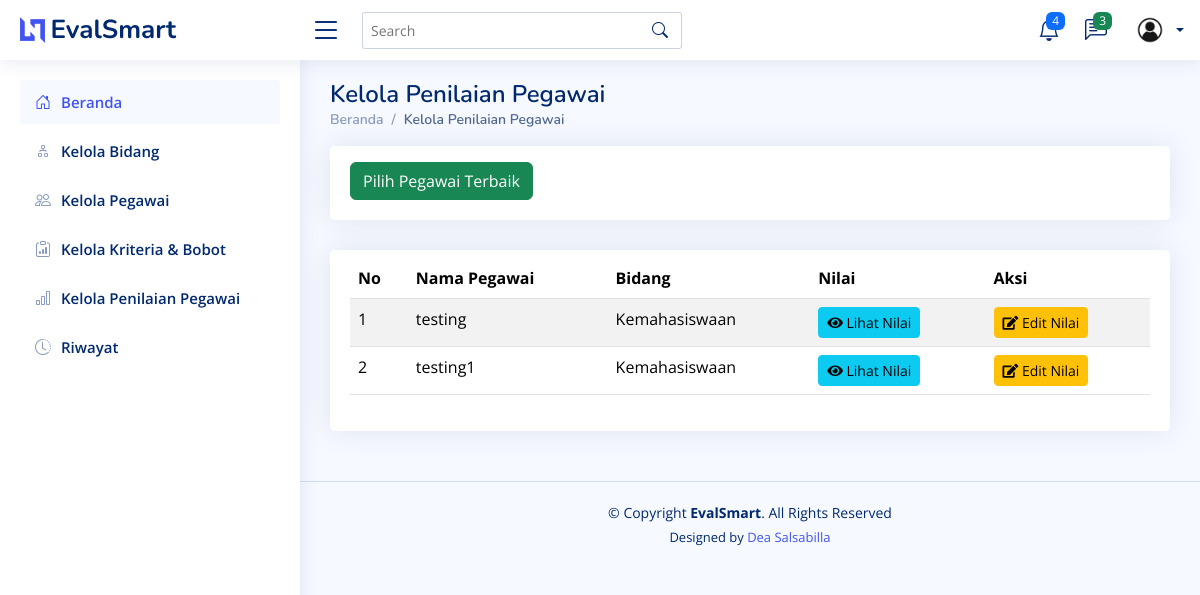
The page /penilaian/ on the database as committed earlier.
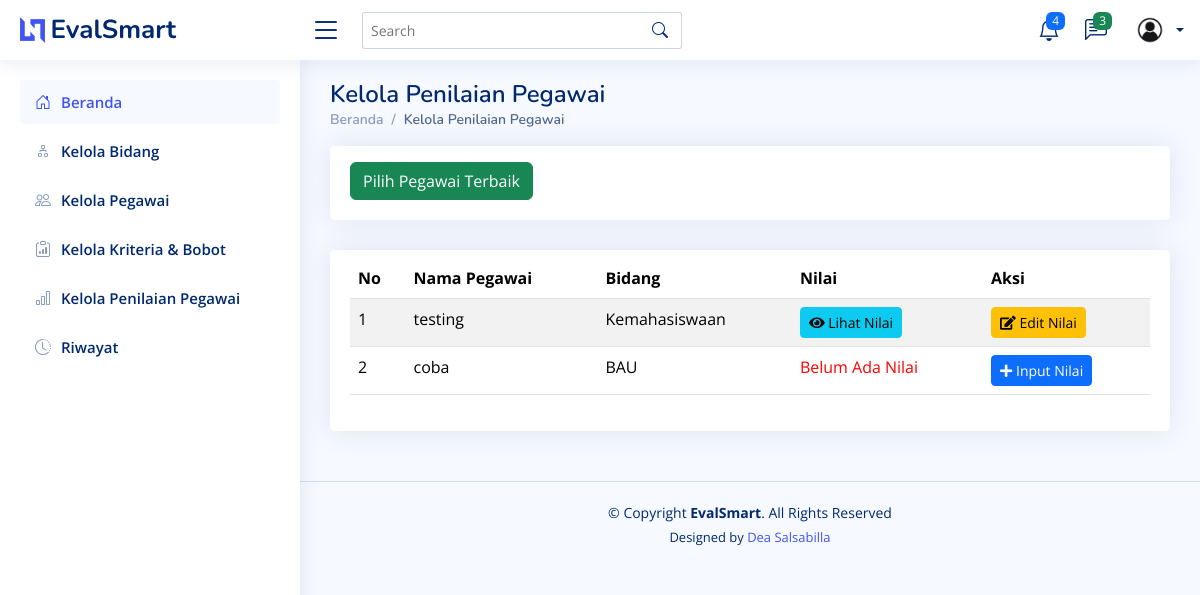
The same page on the database as committed later.
### testing/models.py (models this page shows, shortened)
class Penilaian(models.Model):
    id = models.AutoField(primary_key=True)  # ID otomatis
    nama = models.ForeignKey('Pegawai', on_delete=models.CASCADE)  # Relasi ke tabel Pegawai
    bidang = models.ForeignKey('Bidang', on_delete=models.CASCADE)  # Relasi ke tabel Bidang
    nilai = models.TextField(null=True, blank=True)
    class Meta:
        verbose_name_plural = "Penilaian"
        ordering = ['id']

class Pegawai(models.Model):
    id = models.AutoField(primary_key=True)  # ID otomatis
    nomor_induk = models.CharField(max_length=20, unique=True)  # Nomor induk pegawai
    nama = models.CharField(max_length=100)  # Nama pegawai
    alamat = models.TextField()  # Alamat pegawai
    no_telp = models.CharField(max_length=15)  # Nomor telepon pegawai
    bidang = models.ForeignKey(Bidang, on_delete=models.CASCADE)  # Relasi ke tabel Bidang
    class Meta:
        verbose_name_plural = "Pegawai"
        ordering = ['nama']

class Bidang(models.Model):
    id = models.AutoField(primary_key=True)
    nama = models.CharField(max_length=255)
    class Meta:
        verbose_name_plural = "Bidang"
        ordering = ['id']

### testing/views.py (the view)
# urls.py: path("penilaian/", views.penilaian, name="penilaian"),
def penilaian(request):
    penilaian_list = Penilaian.objects.all()
    return render(request, 'penilaian.html', {'penilaian_list': penilaian_list})

### testing/templates/penilaian.html (shortened to what this page needs)
<!DOCTYPE html>
<html lang="en">
  <head>
    {% load static %}
    <link href="{% static 'assets/vendor/bootstrap/css/bootstrap.min.css' %}" rel="stylesheet" />
    <link href="{% static 'assets/vendor/bootstrap-icons/bootstrap-icons.css' %}" rel="stylesheet" />
    <link href="{% static 'assets/vendor/boxicons/css/boxicons.min.css' %}" rel="stylesheet" />
    <link href="{% static 'assets/vendor/quill/quill.snow.css' %}" rel="stylesheet" />
    <link href="{% static 'assets/vendor/quill/quill.bubble.css' %}" rel="stylesheet" />
    <link href="{% static 'assets/vendor/remixicon/remixicon.css' %}" rel="stylesheet" />
    <link href="{% static 'assets/vendor/simple-datatables/style.css' %}" rel="stylesheet" />
    <link href="{% static 'assets/css/style.css' %}" rel="stylesheet" />
    <link href="https://cdnjs.cloudflare.com/ajax/libs/font-awesome/5.15.4/css/all.min.css" rel="stylesheet">
  </head>
  <body>
    {% include 'partials/header.html' %}
    {% include 'partials/sidebar.html' %}
    <main id="main" class="main">
      <div class="pagetitle">
        <h1>Kelola Penilaian Pegawai</h1>
        <nav>
          <ol class="breadcrumb">
            <li class="breadcrumb-item">
              <a href="{% url 'home' %}">Beranda</a>
            </li>
            <li class="breadcrumb-item active">Kelola Penilaian Pegawai</li>
          </ol>
        </nav>
      </div>
      <div class="row">
        <div class="col-lg-12">
          <div class="card">
            <div class="card-body">
              <button class="btn btn-success mt-3"><a href="{% url 'pegawai_terbaik' %}" style="color: white; text-decoration: none;">Pilih Pegawai Terbaik</a></button>
            </div>
          </div>
        </div>
      </div>
      <section class="section">
        <div class="row">
          <div class="col-lg-12">
            <div class="card">
              <div class="card-body">
                <table class="table table-striped mt-2">
                  <thead>
                    <tr>
                      <th scope="col">No</th>
                      <th scope="col">Nama Pegawai</th>
                      <th scope="col">Bidang</th>
                      <th scope="col">Nilai</th>
                      <th scope="col">Aksi</th>
                    </tr>
                  </thead>
                  <tbody>
                    {% for item in penilaian_list %}
                      <tr>
                        <td>{{ forloop.counter }}</td>
                        <td>{{ item.nama.nama }}</td>
                        <td>{{ item.bidang.nama }}</td>
                        <td>
                          {% if item.nilai %}
                            <a href="{% url 'lihat_nilai' item.id%}" class="btn btn-info btn-sm"><i class="fas fa-eye"></i> Lihat Nilai</a>
                          {% else %}
                            <span style="color: red;">Belum Ada Nilai</span>
                          {% endif %}
                        </td>
                        <td>
                          {% if item.nilai %}
                            <a href="{% url 'edit_nilai' item.id %}" class="btn btn-warning btn-sm"><i class="fas fa-edit"></i> Edit Nilai</a>
                          {% else %}
                            <a href="{% url 'input_nilai' item.id %}" class="btn btn-primary btn-sm"><i class="fas fa-plus"></i> Input Nilai</a>
                          {% endif %}
                        </td>
                      </tr>
                    {% endfor %}
                  </tbody>
                </table>
              </div>
            </div>
          </div>
        </div>
      </section>
    </main>
    {% include 'partials/footer.html' %}
  </body>
</html>

Rows that differ between the two databases and show on the page:
removed Penilaian: nama.nama "testing1", bidang.nama "Kemahasiswaan", shows "Lihat Nilai", shows "Edit Nilai"
added Penilaian: nama.nama "coba", bidang.nama "BAU", shows "Belum Ada Nilai", shows "Input Nilai"
